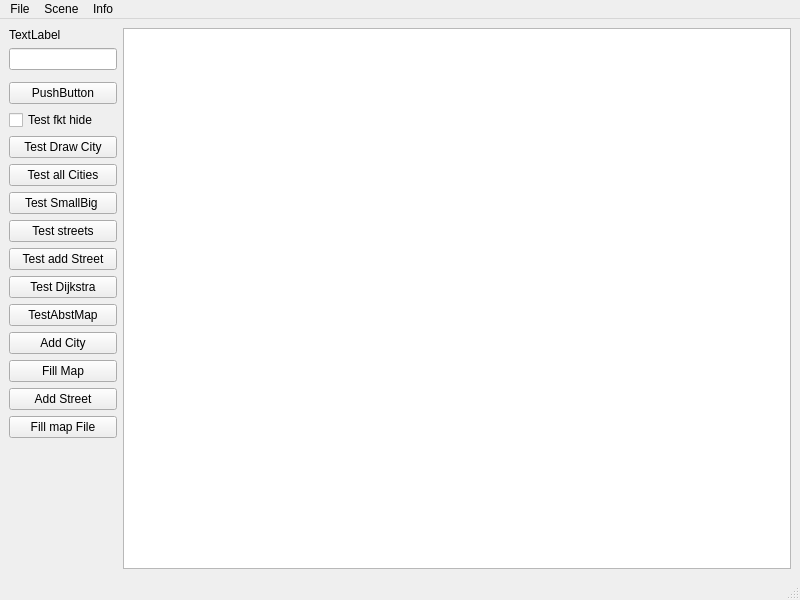
<?xml version="1.0" encoding="UTF-8"?>
<ui version="4.0">
 <class>MainWindow</class>
 <widget class="QMainWindow" name="MainWindow">
  <property name="geometry">
   <rect>
    <x>0</x>
    <y>0</y>
    <width>800</width>
    <height>600</height>
   </rect>
  </property>
  <property name="windowTitle">
   <string>MainWindow</string>
  </property>
  <widget class="QWidget" name="centralwidget">
   <layout class="QGridLayout" name="gridLayout" columnstretch="0,1">
    <item row="1" column="0">
     <widget class="QLineEdit" name="lineEdit"/>
    </item>
    <item row="14" column="0">
     <widget class="QPushButton" name="pushButton_10">
      <property name="text">
       <string>Add Street</string>
      </property>
     </widget>
    </item>
    <item row="12" column="0">
     <widget class="QPushButton" name="pushButton_6">
      <property name="text">
       <string>Add City</string>
      </property>
     </widget>
    </item>
    <item row="6" column="0">
     <widget class="QPushButton" name="pushButton_3">
      <property name="text">
       <string>Test all Cities</string>
      </property>
     </widget>
    </item>
    <item row="17" column="0">
     <spacer name="verticalSpacer">
      <property name="orientation">
       <enum>Qt::Vertical</enum>
      </property>
      <property name="sizeHint" stdset="0">
       <size>
        <width>20</width>
        <height>40</height>
       </size>
      </property>
     </spacer>
    </item>
    <item row="10" column="0">
     <widget class="QPushButton" name="pushButton_9">
      <property name="text">
       <string>Test Dijkstra</string>
      </property>
     </widget>
    </item>
    <item row="5" column="0">
     <widget class="QPushButton" name="pushButton_2">
      <property name="text">
       <string>Test Draw City</string>
      </property>
     </widget>
    </item>
    <item row="4" column="0">
     <widget class="QCheckBox" name="checkBox">
      <property name="text">
       <string>Test fkt hide</string>
      </property>
     </widget>
    </item>
    <item row="9" column="0">
     <widget class="QPushButton" name="pushButton_5">
      <property name="text">
       <string>Test add Street</string>
      </property>
     </widget>
    </item>
    <item row="3" column="0">
     <widget class="QPushButton" name="pushButton">
      <property name="text">
       <string>PushButton</string>
      </property>
     </widget>
    </item>
    <item row="13" column="0">
     <widget class="QPushButton" name="pushButton_7">
      <property name="text">
       <string>Fill Map</string>
      </property>
     </widget>
    </item>
    <item row="8" column="0">
     <widget class="QPushButton" name="pushButton_4">
      <property name="text">
       <string>Test streets</string>
      </property>
     </widget>
    </item>
    <item row="0" column="1" rowspan="18">
     <widget class="QGraphicsView" name="graphicsView">
      <property name="maximumSize">
       <size>
        <width>1000</width>
        <height>1000</height>
       </size>
      </property>
     </widget>
    </item>
    <item row="11" column="0">
     <widget class="QPushButton" name="pushButton_8">
      <property name="text">
       <string>TestAbstMap</string>
      </property>
     </widget>
    </item>
    <item row="0" column="0">
     <widget class="QLabel" name="label">
      <property name="text">
       <string>TextLabel</string>
      </property>
     </widget>
    </item>
    <item row="7" column="0">
     <widget class="QPushButton" name="pushButton_11">
      <property name="text">
       <string>Test SmallBig </string>
      </property>
     </widget>
    </item>
    <item row="15" column="0">
     <widget class="QPushButton" name="pushButton_12">
      <property name="text">
       <string>Fill map File</string>
      </property>
     </widget>
    </item>
   </layout>
  </widget>
  <widget class="QMenuBar" name="menubar">
   <property name="geometry">
    <rect>
     <x>0</x>
     <y>0</y>
     <width>800</width>
     <height>24</height>
    </rect>
   </property>
   <widget class="QMenu" name="menuFilke">
    <property name="title">
     <string>File</string>
    </property>
    <addaction name="actionOpen"/>
    <addaction name="actionSave"/>
    <addaction name="separator"/>
    <addaction name="actionExit"/>
   </widget>
   <widget class="QMenu" name="menuScene">
    <property name="title">
     <string>Scene</string>
    </property>
    <addaction name="actionclear_scene"/>
   </widget>
   <widget class="QMenu" name="menuInfo">
    <property name="title">
     <string>Info</string>
    </property>
    <addaction name="actionAbout"/>
   </widget>
   <addaction name="menuFilke"/>
   <addaction name="menuScene"/>
   <addaction name="menuInfo"/>
  </widget>
  <widget class="QStatusBar" name="statusbar"/>
  <action name="actionOpen">
   <property name="enabled">
    <bool>false</bool>
   </property>
   <property name="text">
    <string>Open</string>
   </property>
  </action>
  <action name="actionSave">
   <property name="enabled">
    <bool>false</bool>
   </property>
   <property name="text">
    <string>Save</string>
   </property>
  </action>
  <action name="actionExit">
   <property name="text">
    <string>Exit</string>
   </property>
   <property name="shortcut">
    <string>Alt+E</string>
   </property>
  </action>
  <action name="actionclear_scene">
   <property name="text">
    <string>clear scene</string>
   </property>
  </action>
  <action name="actionAbout">
   <property name="text">
    <string>About</string>
   </property>
  </action>
 </widget>
 <resources/>
 <connections/>
</ui>
